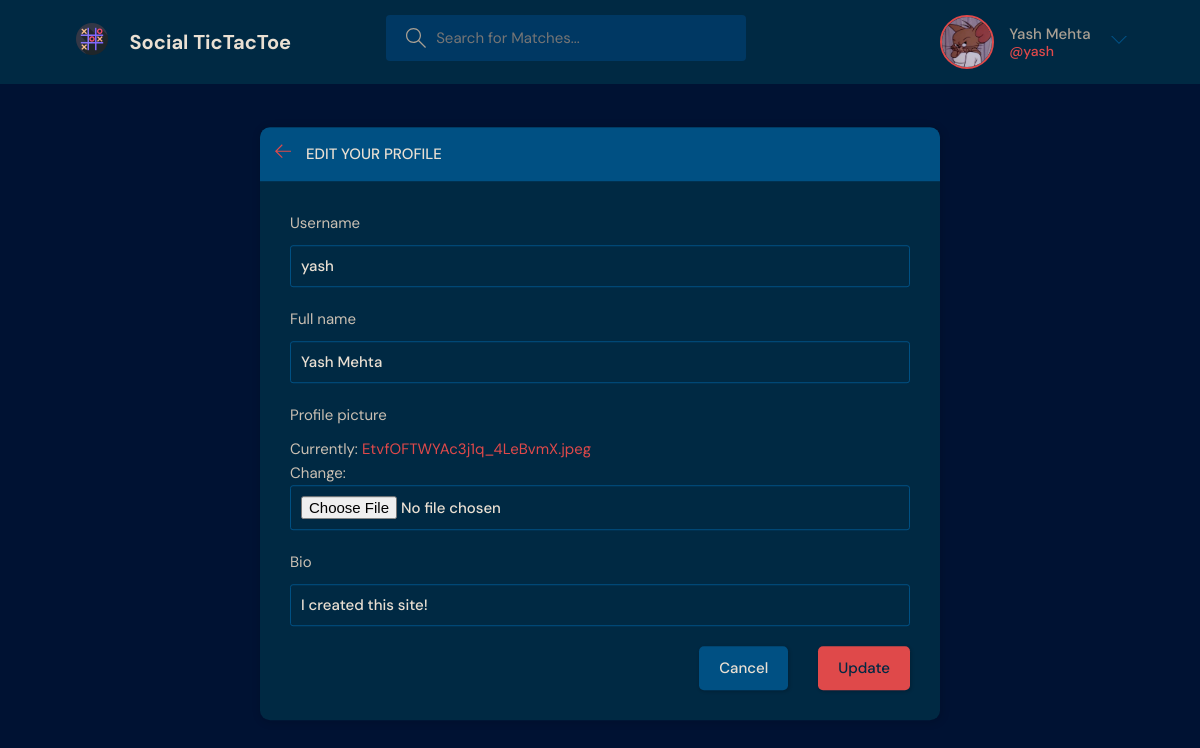
Screenshot of /update-user/ (signed in) with the database file from the repository.
### base/models.py (models this page shows, shortened)
class Profile(models.Model):
    user = models.ForeignKey(User, on_delete=models.SET_NULL, null=True)
    full_name = models.CharField(max_length=40, blank=False)
    profile_picture = models.ImageField(null=True, default='avatar.svg')
    bio = models.CharField(max_length=400, null=True, default="I have nothing interesting to say yet...")
    wins = models.IntegerField(default=0)
    draws = models.IntegerField(default=0)
    losses = models.IntegerField(default=0)

### base/views.py (the view, shortened to what this page needs)
# urls.py: path('update-user/', views.update_user, name='update-user'),
@login_required(login_url='login')
def update_user(request):
    user = request.user
    profile_obj = Profile.objects.get(user=user)
    profiles = Profile.objects.all()
    form = UserForm(instance=user)
    form2 = ProfileForm(instance=profile_obj)
    return render(request, 'base/update_user.html', {'form':form, 'form2':form2, 'profiles':profiles})

### base/forms.py
class UserForm(ModelForm):
    class Meta:
        model = User
        fields = ('username',)

class ProfileForm(ModelForm):
    class Meta:
        model = Profile
        exclude = ('user', 'wins', 'draws', 'losses',)

### base/templates/base/update_user.html (shortened to what this page needs)
{% extends './main.html' %}
{% block content %}
    <main class="update-account layout">
        <div class="container">
            <div class="layout__box">
                <div class="layout__boxHeader">
                    <div class="layout__boxTitle">
                        <a href="{% url 'profile' request.user.id %}">
                            <svg version="1.1" xmlns="http://www.w3.org/2000/svg" width="32" height="32"
                                viewBox="0 0 32 32">
                                <title>arrow-left</title>
                                <path
                                    d="M13.723 2.286l-13.723 13.714 13.719 13.714 1.616-1.611-10.96-10.96h27.625v-2.286h-27.625l10.965-10.965-1.616-1.607z">
                                </path>
                            </svg>
                        </a>
                        <h3>Edit your profile</h3>
                    </div>
                </div>
                <div class="layout__body">
                    <form class="form" method="POST" action="#" enctype='multipart/form-data'>
                      {% for field in form %}
                        <div class="form__group">
                            <label for="profile_pic">{{ field.label }}</label>
                            {{ field }}
                        </div>
                      {% endfor %}
                      {% for field in form2 %}
                        <div class="form__group">
                            <label for="profile_pic">{{ field.label }}</label>
                            {{ field }}
                        </div>
                      {% endfor %}
                        <div class="form__action">
                            <a class="btn btn--dark" href="{% url 'profile' request.user.id %}">Cancel</a>
                            <button class="btn btn--main" type="submit">Update</button>
                        </div>
                    </form>
                </div>
            </div>
        </div>
    </main>
{% endblock content %}

### base/templates/base/navbar.html (shortened to what this page needs)
{% load static %}
<header class="header header--loggedIn">
    <div class="container">
      <div class="header__logo">
      <a href="{% url 'home' %}">
        <img src="{% static 'images/logo.png' %}" />
      </a>
      <h1>Social TicTacToe</h1>
      </div>
      {% if user == None %}
      <form class="header__search" method="GET" action="{% url 'home' %}">
      {% else %}
      <form class="header__search" method="GET" action="{% url 'profile' user.id %}">
      {% endif %}
        <label>
          <input name="r" placeholder="Search for Matches..." />
        </label>
      </form>
      <nav class="header__menu">
        {% if request.user.is_authenticated %}
        <div class="header__user">
          <a href="{% url 'profile' request.user.id %}">
            <div class="avatar avatar--medium active">
              {% for profile in profiles %}
              {% if request.user == profile.user %}
              <img src="{{ profile.profile_picture.url }}" />
              {% endif %}
              {% endfor %}
            </div>
            <p>
              {% for profile in profiles %}
              {% if request.user == profile.user %}
               {{ profile.full_name }}
              {% endif %}
              {% endfor %}
              <span>@{{ request.user }}</span>
            </p>
          </a>
          <button class="dropdown-button">
            <svg version="1.1" xmlns="http://www.w3.org/2000/svg" width="32" height="32" viewBox="0 0 32 32">
              <title>chevron-down</title>
              <path d="M16 21l-13-13h-3l16 16 16-16h-3l-13 13z"></path>
            </svg>
          </button>
        </div>
        {% else %}
        <a href="{% url 'login' %}">
          <img src="{% static 'images/avatar.svg' %}" />
          <p>Login</p>
        </a>
        {% endif %}
      </nav>
    </div>
  </header>

### static/styles/style.css (style rules this page uses)
:root { --color-main: #DF494A; --color-main-light: #DF797A; --color-dark: #002943; --color-dark-medium: #003863; --color-dark-light: #005083; --color-light: #EAE0D3; --color-gray: #aaa093; --color-light-gray: #CAC0B3; --color-bg: #001233; }
* { font-family: "DM Sans", -apple-system, BlinkMacSystemFont, "Segoe UI", Roboto, Oxygen, Ubuntu, Cantarell, "Open Sans", "Helvetica Neue", sans-serif; margin: 0; padding: 0; box-sizing: border-box; text-rendering: optimizeLegibility; font-size: inherit; }
html { font-size: 55%; }
@media only screen and (min-width: 1050px) { html { font-size: 62.5%; } }
body { line-height: 1.6; font-weight: 400; font-size: 1.5rem; color: var(--color-light-gray); background-color: var(--color-bg); min-height: 100vh; }
img { width: 100%; }
a { display: inline-block; color: var(--color-main); text-decoration: none; }
.container { max-width: 120rem; width: 90%; margin: auto; }
.btn { background-color: transparent; border: none; display: inline-flex; align-items: center; gap: 1rem; cursor: pointer; transition: all ease-in-out 0.3s; padding: 1rem 2rem; border-radius: 5px; box-shadow: 1px 1px 3px 1px rgba(0, 0, 0, 0.15); font-weight: 500; }
.btn--main { background-color: var(--color-main); color: var(--color-dark); }
.btn--dark { background-color: var(--color-dark-light); color: var(--color-light); }
.avatar { position: relative; display: inline-block; border-radius: 50%; border: 2px solid var(--color-main); }
.avatar img { display: block; border-radius: 50%; object-fit: cover; object-position: center; }
.avatar.avatar--medium img { width: 5rem; height: 5rem; border-radius: 50%; }
.header { padding: 1.5rem; background-color: var(--color-dark); }
.header > .container { display: flex; gap: 9.5rem; }
.header__logo, .header__user { display: flex; gap: 2rem; align-items: center; }
.header__logo > a > img { height: 3.6rem; width: 3.6rem; padding: 0.2rem; }
.header__logo > h1 { font-weight: 700; font-size: 2rem; color: var(--color-light); }
.header__search > label { background-color: var(--color-dark-medium); padding: 1.3rem 1rem; display: flex; align-items: center; gap: 1rem; border-radius: 4px; }
.header__search svg { fill: var(--color-gray); width: 2rem; height: 2rem; margin-left: 1rem; }
.header__search input { width: 30rem; background: transparent; border: none; outline: none; color: var(--color-light); }
.header__menu { margin-left: auto; position: relative; }
.header__menu a { display: flex; gap: 1.5rem; align-items: center; font-weight: 500; text-decoration: none; color: var(--color-gray); }
.header__menu img { height: 3.6rem; }
.header__menu p { line-height: 1.2; }
.header__menu span { color: var(--color-main); font-weight: 500; font-size: 1.4rem; display: block; }
.header__menu svg { width: 1.6rem; height: 1.6rem; fill: var(--color-dark-light); }
.dropdown-button { background: transparent; border: 0; outline: 0; cursor: pointer; }
.layout { margin-top: 2.4rem; }
.layout > .container { display: flex; justify-content: space-between; align-items: flex-start; }
.layout__box { width: 90%; max-width: 48rem; min-height: 40rem; position: absolute; top: 50%; left: 50%; transform: translate(-50%, -46%); background-color: var(--color-dark); border-radius: 1rem; box-shadow: 1px 1px 6px 3px rgba(0, 0, 0, 0.1); overflow: hidden; }
.layout__boxHeader { display: flex; padding: 1.5rem; background-color: var(--color-dark-light); }
.layout__boxTitle { display: flex; gap: 1.5rem; align-items: center; }
.layout__boxTitle h3 { text-transform: uppercase; font-weight: 500; color: var(--color-light); }
.layout__boxTitle svg { width: 1.6rem; height: 1.6rem; fill: var(--color-main); }
.layout__body { margin: 3rem; }
.form__group { margin-bottom: 2rem; width: 100%; }
.form__group label { display: block; font-size: 1.5rem; margin-bottom: 1rem; }
.form__group input, .form__group textarea, .form__group select { background: transparent; border: 1px solid var(--color-dark-light); padding: 1rem; border-radius: 3px; width: 100%; color: var(--color-light); font-weight: 500; outline: none; }
.form__action { display: flex; justify-content: flex-end; gap: 3rem; }
.update-account.layout .layout__box { max-width: 68rem; }

### rows the page displays
Profile: profile_picture (picture), full_name "Yash Mehta", form2 "Yash Mehta" "I created this site!"

### other values shown
{{ request.user }} "yash"
{{ field.label }} "Username"
{{ field.label }} "Full name" "Profile picture" "Bio"
